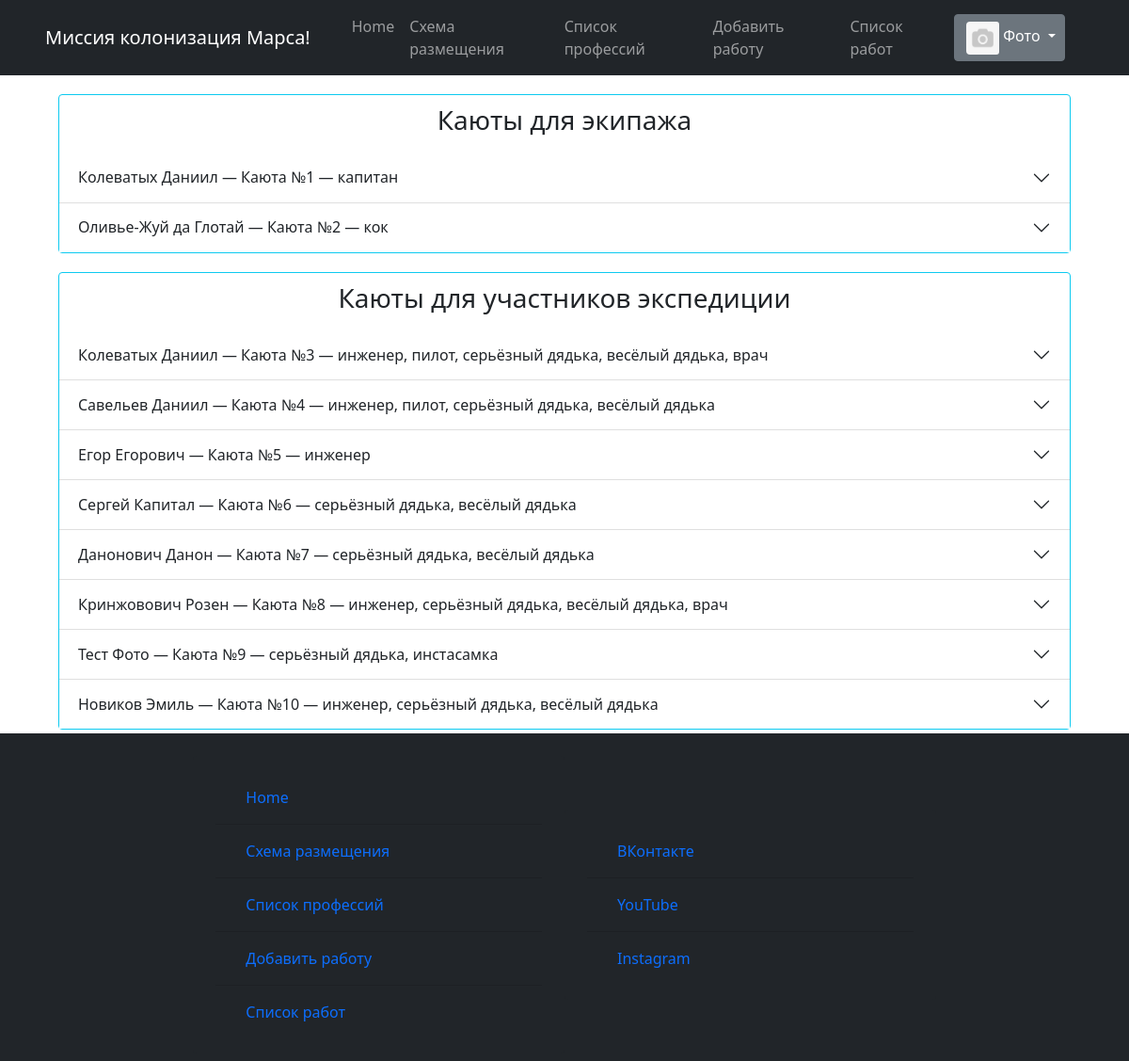
Screenshot of /distribution/ (signed in) with the database file from the repository.
### static/data/users.py (models this page shows, shortened)
class User(SqlAlchemyBase, UserMixin):
    __tablename__ = 'users'
    id = sqlalchemy.Column(sqlalchemy.Integer,
                           primary_key=True, autoincrement=True)
    surname = sqlalchemy.Column(sqlalchemy.String, nullable=True)
    name = sqlalchemy.Column(sqlalchemy.String, nullable=True)
    sex = sqlalchemy.Column(sqlalchemy.String, nullable=True)
    email = sqlalchemy.Column(sqlalchemy.String,
                              index=True, unique=True, nullable=True)
    hashed_password = sqlalchemy.Column(sqlalchemy.String, nullable=True)
    studying = sqlalchemy.Column(sqlalchemy.String, nullable=True)
    professions = sqlalchemy.Column(sqlalchemy.String, nullable=True)
    about = sqlalchemy.Column(sqlalchemy.String, nullable=True)
    created_date = sqlalchemy.Column(sqlalchemy.String, nullable=True)
    image_link = sqlalchemy.Column(sqlalchemy.String, nullable=True)
    disk_path = sqlalchemy.Column(sqlalchemy.String, nullable=True)

### static/data/crew.py (models this page shows, shortened)
class Crew(SqlAlchemyBase, UserMixin):
    __tablename__ = 'crew'
    id = sqlalchemy.Column(sqlalchemy.Integer,
                           primary_key=True, autoincrement=True)
    uniq_crew_id = sqlalchemy.Column(sqlalchemy.Integer, nullable=True)
    post = sqlalchemy.Column(sqlalchemy.String, nullable=True)
    surname = sqlalchemy.Column(sqlalchemy.String, nullable=True)
    name = sqlalchemy.Column(sqlalchemy.String, nullable=True)
    email = sqlalchemy.Column(sqlalchemy.String,
                              index=True, unique=True, nullable=True)
    sex = sqlalchemy.Column(sqlalchemy.String, nullable=True)
    hashed_password = sqlalchemy.Column(sqlalchemy.String, nullable=True)
    studying = sqlalchemy.Column(sqlalchemy.String, nullable=True)
    professions = sqlalchemy.Column(sqlalchemy.String, nullable=True)
    about = sqlalchemy.Column(sqlalchemy.String, nullable=True)
    created_date = sqlalchemy.Column(sqlalchemy.String, nullable=True)

### runner.py (the view)
@app.route('/distribution/', methods=['POST', 'GET'])
def distribution():
    db_sess = db_session.create_session()
    data_members = [[user.surname, user.name, user.sex, user.email, user.studying, user.professions, user.about,
                     user.created_date] for user in db_sess.query(User).all()]
    db_sess = db_session.create_session()
    data_crew = [[user.surname, user.name, user.post, user.email, user.studying, user.professions, user.about,
                  user.created_date] for user in db_sess.query(Crew).all()]
    return render_template("html/distribution.html",
                           title='Список профессий',
                           image=image,
                           menu_bar_title='Миссия колонизация Марса!',
                           rooms=[data_crew, data_members],
                           shift=len(data_crew))

### runner.py (called while the page is built)
@login_manager.user_loader
def load_user(user_id):
    db_sess = db_session.create_session()
    return db_sess.query(User).get(user_id)

### static/data/db_session.py (called while the page is built)
def create_session() -> Session:
    global __factory
    return __factory()

### templates/html/distribution.html (shortened to what this page needs)
{% extends "html/base.html" %}
{% block content %}
    <div class="startpage">
        <div class="card border-info distribution">
            <div class="card-body-title distribution-title">
                <h3>Каюты для экипажа</h3>
            </div>
            <div class="accordion accordion-flush" id="accordionFlushExample">
                {% for room in rooms[0] %}
                <div class="accordion-item">
                    <h2 class="accordion-header" id="{{ loop.index }}">
                        <button class="accordion-button collapsed" type="button" data-bs-toggle="collapse" data-bs-target="#flush-{{ loop.index }}" aria-expanded="false" aria-controls="flush-collapseOne">
                            {{ room[0] }} {{ room[1] }} — Каюта №{{ loop.index }} — {{ room[2].lower() }}
                        </button>
                    </h2>
                </div>
                {% endfor %}
            </div>
        </div>
        <div class="card border-info distribution">
            <div class="card-body-title distribution-title">
                <h3>Каюты для участников экспедиции</h3>
            </div>
            <div class="accordion accordion-flush" id="accordionFlushExample">
                {% for room in rooms[1] %}
                    <div class="accordion-item">
                        <h2 class="accordion-header" id="{{ loop.index }}-members">
                            <button class="accordion-button collapsed" type="button" data-bs-toggle="collapse" data-bs-target="#flush-{{ loop.index }}-members" aria-expanded="false" aria-controls="flush-collapseOne">
                                {{ room[0] }} {{ room[1] }} — Каюта №{{ loop.index + shift }} — {{ room[5].lower() }}
                            </button>
                        </h2>
                    </div>
                {% endfor %}
            </div>
        </div>
    </div>
{% endblock %}

### templates/html/base.html (shortened to what this page needs)
<!doctype html>
<html lang="en">
<head>
    <link rel="stylesheet"
          href="https://stackpath.bootstrapcdn.com/bootstrap/4.4.1/css/bootstrap.min.css"
>
    <link rel="stylesheet" href="../../static/css/professions.css">
    <link rel="stylesheet" href="../../static/css/index.css">
    <link rel="stylesheet" href="../../static/css/bar.css">
    <link rel="stylesheet" href="../../static/bootstrap-5.1.3-dist/css/bootstrap.css">
    <link rel="stylesheet" href="../../static/bootstrap-5.1.3-dist/css/bootstrap-grid.css">
    <link rel="stylesheet" href="../../static/bootstrap-5.1.3-dist/css/bootstrap-reboot.css">
    <link rel="stylesheet" href="../../static/bootstrap-5.1.3-dist/css/bootstrap-utilities.css">
    <link rel="stylesheet" href="../../static/css/professions.css">
    <link rel="stylesheet" href="../../static/css/index.css">
    <link rel="stylesheet" href="../../static/css/bar.css">
</head>
<body>
<div class="wrapper">
    <header>
    <nav class="navbar navbar-expand-lg navbar-dark bg-dark text-white">
        <div class="container-fluid">
            <a class="navbar-brand" href="/homepage">{{ menu_bar_title }}</a>
            <div class="collapse navbar-collapse" id="navbarSupportedContent">
                <ul class="navbar-nav me-auto mb-2 mb-lg-0">
                    <li class="nav-item">
                        <a class="nav-link" aria-current="page" href="/homepage">Home</a>
                    </li>
                    <li class="nav-item">
                        <a class="nav-link" href="/distribution">Схема размещения</a>
                    </li>
                    <li class="nav-item">
                        <a class="nav-link" href="/list_prof/ul">Список профессий</a>
                    </li>
                    <li class="nav-item">
                        <a class="nav-link" href="/create_job">Добавить работу</a>
                    </li>
                    <li class="nav-item">
                        <a class="nav-link" href="/job_list">Список работ</a>
                    </li>
                </ul>
                {% if current_user.is_authenticated %}
                    <div class="dropdown-navbar user-navbar">
                        <div class="btn-group">
                            <button type="button" class="btn btn-secondary dropdown-toggle" data-bs-toggle="dropdown"
                                    href="#" role="button" aria-expanded="false" id="user">
                                <span>
                                    {% if image %}
                                        <img src="{{ url_for('static', filename=image) }}"
                                             class="img-fluid rounded-start profile-card-img miniature-pic"
                                             alt="">
                                    {% else %}
                                        <img src="{{ url_for('static', filename='/images/avatars/no_avatar.png') }}"
                                             class="img-fluid rounded-start profile-card-img miniature-pic"
                                             alt="">
                                    {% endif %}
                                </span>
                                {{ current_user.name }}
                            </button>
                        </div>
                    </div>
                {% else %}
                    <form class="d-flex">
                        <a class="nav-brand" href="/login"><button class="btn btn-outline-success me-2" type="button">Войти</button></a>
                        <a class="nav-brand" href="/register"><button class="btn btn-outline-success me-2" type="button">Зарегистрироваться</button></a>
                    </form>
                {% endif %}
            </div>
        </div>
    </nav>
</header>
<main role="main" class="container">
    {% block content %}{% endblock %}
</main>
<footer class="navbar navbar-dark bg-dark navbar-footer row g-3" id="footer">
    <div class="card bg-dark col-md-4 footer-column">
        <div class="card-body">
            <form class="form-footer" method="post" novalidate>
                <ul class="list-group list-group-flush bg-dark">
                    <li class="list-group-item bg-dark">
                        <a class="nav-link" aria-current="page" href="/homepage">Home</a>
                    </li>
                    <li class="list-group-item bg-dark">
                        <a class="nav-link" href="/distribution">Схема размещения</a>
                    </li>
                    <li class="list-group-item bg-dark">
                        <a class="nav-link" href="/list_prof/ul">Список профессий</a>
                    </li>
                    <li class="list-group-item bg-dark">
                        <a class="nav-link" href="/create_job">Добавить работу</a>
                    </li>
                    <li class="list-group-item bg-dark">
                        <a class="nav-link" href="/job_list">Список работ</a>
                    </li>
                </ul>
            </form>
        </div>
    </div>
    <div class="card bg-dark col-md-4 footer-column">
        <div class="card-body">
            <form class="form-footer" method="post" novalidate>
                <ul class="list-group list-group-flush bg-dark">
                    <li class="list-group-item bg-dark">
                        <a class="nav-link" aria-current="page" href="https://m.vk.com/daniilkolevatykh"
                           target="_blank">ВКонтакте</a>
                    </li>
                    <li class="list-group-item bg-dark">
                        <a class="nav-link" href="https://www.youtube.com/channel/UCYcTAs_MR2JaN-LxTlDMQxA"
                           target="_blank">YouTube</a>
                    </li>
                    <li class="list-group-item bg-dark">
                        <a class="nav-link" href="https://www.instagram.com/daniil_kolevatykh/"
                           target="_blank">Instagram</a>
                    </li>
                </ul>
            </form>
        </div>
    </div>
</footer>
</div>
</body>
</html>

### static/css/index.css (style rules this page uses)
.dropdown-navbar { padding-right: 40px; }
.distribution { margin: 20px; }
.distribution-title { text-align: center; margin: 10px; }
* { margin: 0; padding: 0; }
html, body { height: 100%; }
.wrapper { height: 100%; display: flex; flex-direction: column; }
main { flex: 1 1 auto; }
.footer-column { border: none; vertical-align: top; }
.profile-card-img { margin-top: 10px; border: 2px solid #86b7fe; border-radius: 3px; }
.miniature-pic { margin-top: 1px; border: none; image-rendering: auto; width: 35px; height: 35px; object-fit: cover; }

### static/css/bar.css (style rules this page uses)
.navbar-brand { alignment: center; padding-left: 20px; padding-right: 20px; }

### rows the page displays
User: name "Фото", surname "Тест", professions "серьёзный дядька, инстасамка"
Crew: surname "Колеватых", name "Даниил", post "капитан"
Crew: surname "Оливье-Жуй", name "да Глотай", post "кок"
User: surname "Колеватых", name "Даниил", professions "инженер, пилот, серьёзный дядька, весёлый дядька, врач"
User: surname "Савельев", name "Даниил", professions "инженер, пилот, серьёзный дядька, весёлый дядька"
User: surname "Егор", name "Егорович", professions "инженер"
User: surname "Сергей", name "Капитал", professions "серьёзный дядька, весёлый дядька"
User: surname "Данонович", name "Данон", professions "серьёзный дядька, весёлый дядька"
User: surname "Кринжовович", name "Розен", professions "инженер, серьёзный дядька, весёлый дядька, врач"
User: surname "Новиков", name "Эмиль", professions "инженер, серьёзный дядька, весёлый дядька"

### other values shown
{{ menu_bar_title }} "Миссия колонизация Марса!"
